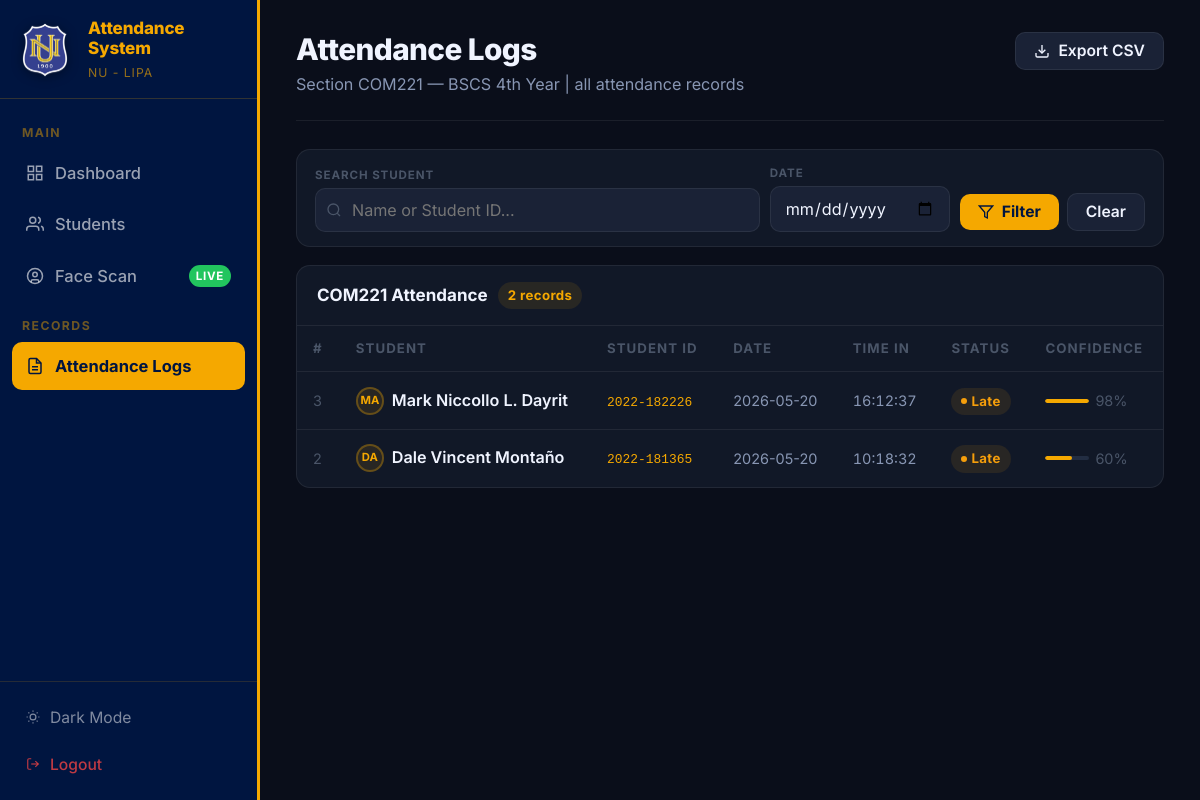
Before: /attendance-records (signed in) with the older database file.
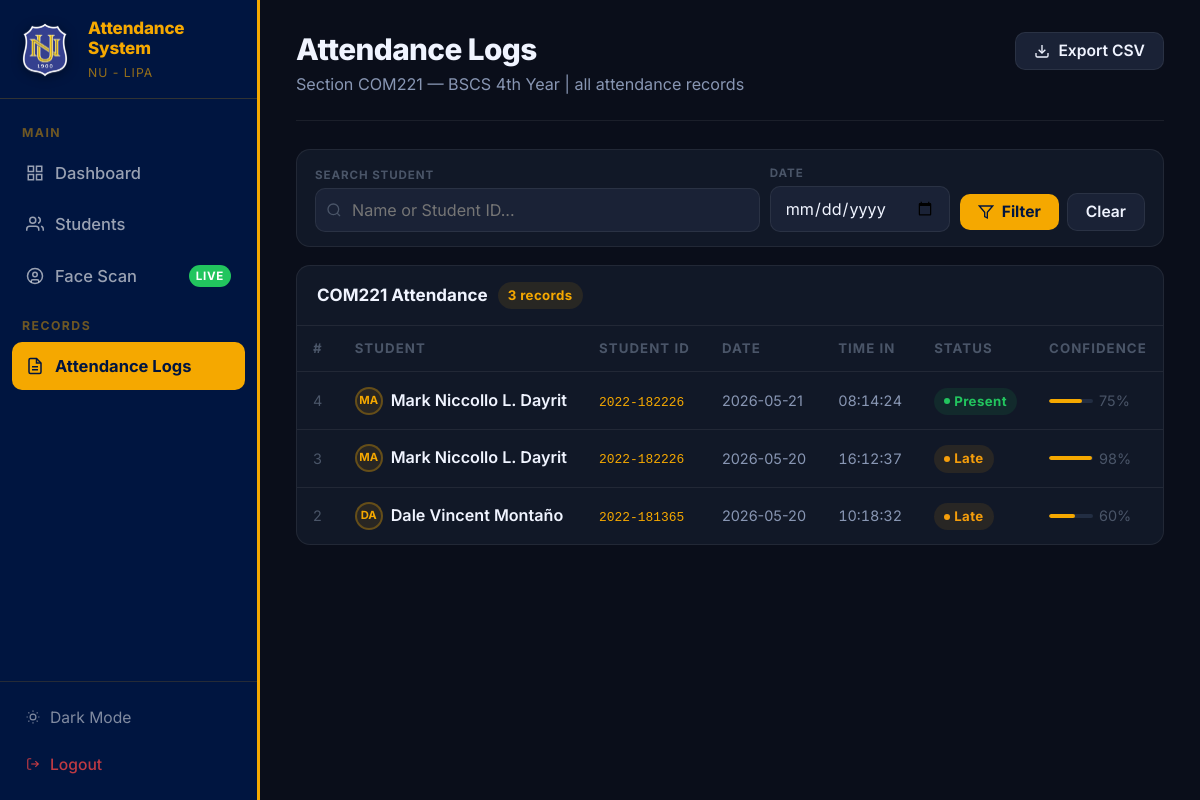
After: the same page with the newer database file.
### tables this page shows
CREATE TABLE attendance (
            id               INTEGER PRIMARY KEY AUTOINCREMENT,
            student_id       INTEGER NOT NULL,
            attendance_date  DATE    NOT NULL,
            time_in          TIME    NOT NULL,
            status           TEXT    NOT NULL DEFAULT 'Present',
            confidence_score REAL,
            FOREIGN KEY (student_id) REFERENCES students(id) ON DELETE CASCADE
        );

CREATE TABLE students (
            id             INTEGER PRIMARY KEY AUTOINCREMENT,
            student_number TEXT    NOT NULL UNIQUE,
            full_name      TEXT    NOT NULL,
            course         TEXT    NOT NULL,
            year_level     INTEGER NOT NULL,
            section        TEXT    NOT NULL,
            image_path     TEXT,
            created_at     DATETIME DEFAULT CURRENT_TIMESTAMP
        , face_embedding BLOB);

### app.py (the view)
@app.route('/attendance-records')
@login_required
def attendance_records():
    search   = request.args.get('search', '').strip()
    f_date   = request.args.get('date',   '').strip()
    page     = max(1, int(request.args.get('page', 1)))
    per_page = 20
    if request.args.get('export') == 'csv':
        return export_csv(search, f_date)
    where_clauses = ["s.section = 'COM221'"]
    params        = []
    if search:
        where_clauses.append("(s.full_name LIKE ? OR s.student_number LIKE ?)")
        params += [f'%{search}%', f'%{search}%']
    if f_date:
        where_clauses.append("a.attendance_date = ?")
        params.append(f_date)
    where_sql = ("WHERE " + " AND ".join(where_clauses)) if where_clauses else ""
    base_query = f"""
        SELECT a.id, a.attendance_date, a.time_in, a.status, a.confidence_score,
               s.full_name, s.student_number, s.course, s.year_level, s.section
        FROM attendance a
        JOIN students s ON s.id = a.student_id
        {where_sql}
    """
    db          = get_db()
    total_count = db.execute(f"SELECT COUNT(*) FROM ({base_query})", params).fetchone()[0]
    total_pages = max(1, (total_count + per_page - 1) // per_page)
    page        = min(page, total_pages)
    offset      = (page - 1) * per_page
    records = db.execute(
        f"{base_query} ORDER BY a.attendance_date DESC, a.time_in DESC LIMIT ? OFFSET ?",
        params + [per_page, offset]
    ).fetchall()
    db.close()
    filters = {'search': search, 'date': f_date}
    return render_template(
        'records.html',
        records=records,
        filters=filters,
        page=page,
        per_page=per_page,
        total_count=total_count,
        total_pages=total_pages
    )

### app.py (called while the page is built)
def login_required(f):
    @wraps(f)
    def decorated(*args, **kwargs):
        if 'admin_id' not in session:
            if request.path.startswith('/api/'):
                return jsonify({'success': False, 'message': 'Session expired. Please refresh and log in again.'}), 401
            flash('Please log in to continue.', 'error')
            return redirect(url_for('login'))
        return f(*args, **kwargs)
    return decorated

### utils/database.py (called while the page is built)
def get_db():
    conn = sqlite3.connect(DB_PATH)
    conn.row_factory = sqlite3.Row
    conn.execute("PRAGMA foreign_keys = ON")
    return conn

### templates/records.html (shortened to what this page needs)
{% extends "layout.html" %}
{% block content %}
<div class="page-header">
  <div>
    <h1 class="page-title">Attendance Logs</h1>
    <p class="page-subtitle">Section COM221 — BSCS 4th Year | all attendance records</p>
  </div>
  <a href="{{ url_for('attendance_records') }}?export=csv{% if request.args.get('date') %}&date={{ request.args.get('date') }}{% endif %}{% if request.args.get('search') %}&search={{ request.args.get('search') }}{% endif %}"
     class="btn btn-secondary">
    <svg viewBox="0 0 24 24" fill="none" stroke="currentColor" stroke-width="2">
      <path d="M21 15v4a2 2 0 0 1-2 2H5a2 2 0 0 1-2-2v-4"/>
      <polyline points="7,10 12,15 17,10"/>
      <line x1="12" y1="15" x2="12" y2="3"/>
    </svg>
    Export CSV
  </a>
</div>
<form method="GET" class="filter-section">
  <div class="filter-group">
    <label class="filter-label">Search Student</label>
    <div class="search-bar">
      <input class="form-input" type="search" name="search"
        placeholder="Name or Student ID..." value="{{ filters.search or '' }}">
    </div>
  </div>
  <div class="filter-group" style="max-width:180px;">
    <label class="filter-label">Date</label>
    <input class="form-input" type="date" name="date" value="{{ filters.date or '' }}">
  </div>
  <div style="display:flex;gap:8px;align-items:center;padding-bottom:1px;">
    <button type="submit" class="btn btn-primary">
      <svg viewBox="0 0 24 24" fill="none" stroke="currentColor" stroke-width="2" width="13" height="13">
        <polygon points="22,3 2,3 10,12.46 10,19 14,21 14,12.46"/>
      </svg>
      Filter
    </button>
    <a href="{{ url_for('attendance_records') }}" class="btn btn-secondary">Clear</a>
  </div>
</form>
<div class="card">
  <div class="card-header">
    <div style="display:flex;align-items:center;gap:10px;">
      <h3 class="card-title">COM221 Attendance</h3>
      <span class="badge badge-accent">{{ total_count }} records</span>
    </div>
  </div>
  <div class="table-wrapper">
    <table>
      <thead>
        <tr>
          <th>#</th>
          <th>Student</th>
          <th>Student ID</th>
          <th>Date</th>
          <th>Time In</th>
          <th>Status</th>
          <th>Confidence</th>
        </tr>
      </thead>
      <tbody>
        {% if records %}
          {% for r in records %}
          <tr>
            <td class="text-muted text-sm">{{ r.id }}</td>
            <td>
              <div style="display:flex;align-items:center;gap:8px;">
                <div class="avatar" style="width:28px;height:28px;font-size:0.66rem;">{{ r.full_name[:2] }}</div>
                <span class="td-name">{{ r.full_name }}</span>
              </div>
            </td>
            <td><code style="font-size:0.76rem;color:var(--nu-gold);">{{ r.student_number }}</code></td>
            <td class="text-sm">{{ r.attendance_date }}</td>
            <td class="text-sm" style="font-variant-numeric:tabular-nums;">{{ r.time_in }}</td>
            <td>
              {% if r.status == 'Present' %}
                <span class="badge badge-success"><span class="badge-dot"></span>Present</span>
              {% elif r.status == 'Late' %}
                <span class="badge badge-warning"><span class="badge-dot"></span>Late</span>
              {% else %}
                <span class="badge badge-accent">{{ r.status }}</span>
              {% endif %}
            </td>
            <td>
              {% if r.confidence_score %}
                <div style="display:flex;align-items:center;gap:6px;">
                  <div style="height:4px;width:44px;background:var(--bg-surface-3);border-radius:999px;overflow:hidden;">
                    <div style="height:100%;width:{{ (r.confidence_score*100)|int }}%;background:var(--nu-gold);border-radius:999px;"></div>
                  </div>
                  <span class="text-sm text-muted">{{ (r.confidence_score*100)|int }}%</span>
                </div>
              {% else %}
                <span class="text-muted text-sm">—</span>
              {% endif %}
            </td>
          </tr>
          {% endfor %}
        {% endif %}
      </tbody>
    </table>
  </div>
</div>
{% endblock %}

Changed rows visible on the page:
added attendance: id "4", full_name "MA", full_name "Mark Niccollo L. Dayrit", student_number "2022-182226", attendance_date "2026-05-21", time_in "08:14:24", status "Present" (drawn), (r.confidence_score*100)|int "75"
Other visible differences:
{{ total_count }}: "2" → "3"
